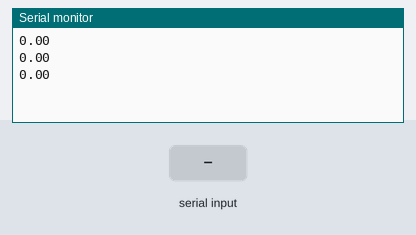
A sketch run on a simulated Arduino Uno, built with avr-gcc and run on an emulated ATmega328P. Parts: the last lines printed to the serial monitor. Inputs (shaded band) come from the test bench.

Above: at 12.8 s.
12.9 s: "90,45\n" received over the second serial link
At 17.9 s:
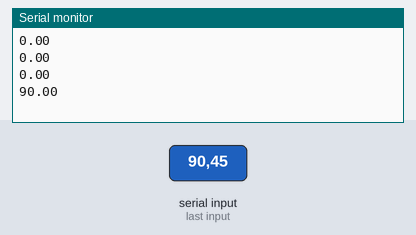
18.9 s: "30,150\n" received over the second serial link
At 23.0 s:
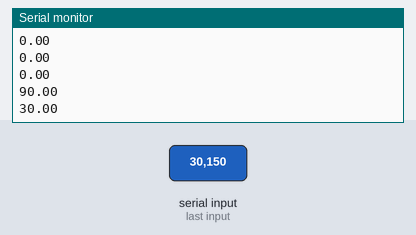
Timing chart, 0 to 24.5 s (numbered marks = the images above; inputs shaded):
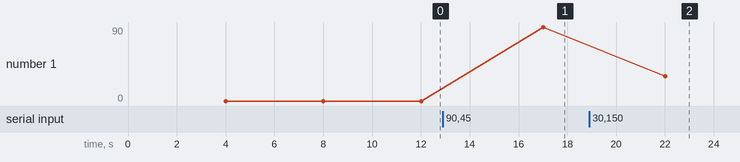

The sketch:

testPHonREQ.ino
```cpp
#include <SoftwareSerial.h>
#define rx 2
#define tx 3

SoftwareSerial myserial(rx, tx);


void setup() {
  Serial.begin(38400);
  myserial.begin(9600);
  //PhDisableContinious();
}

void PhDisableContinious()
{
  myserial.print("c,0\r");       // disable continious.
  delay(50);
  myserial.print("c,0\r");       // on startup somtimes, first command is missed.
  delay(50);
  myserial.print("RESPONSE,0\r");// disable response.
}

void loop() {
  // put your main code here, to run repeatedly:
  delay(3000);
  float ph = readPh();
  // Serial.println(ph);      // convert float to char to send
//  Serial.println(ph_data);
  Serial.println(ph, 2);
}

float readPh()
{
  char ph_data[20];
  float ph = 0;
  byte received_from_sensor=0;       //we need to know how many characters have been received.

  /*
        steady GREEN    = Power on / standby.
        RED doule blink = Command received and not understood
        GEEN blink      = Data transmission
        BLUE (cyan)     =  taking a reading
  */

  myserial.print("r\r");      // Request for data
  delay(1000);                // waiting for response

  if(myserial.available() > 0)
  {
    received_from_sensor = myserial.readBytesUntil(13, ph_data, 20);
    ph_data[received_from_sensor] = 0;
  }
  ph = atof(ph_data);

  return ph;
}
```

Measured:
- after the input at 12.9 s, the serial monitor: prints a new line after 4.1 s (image 1)
- after the input at 18.9 s, the serial monitor: prints a new line after 3.1 s (image 2)
- plotted number 1: 0 → 90 after the input at 12.9 s
